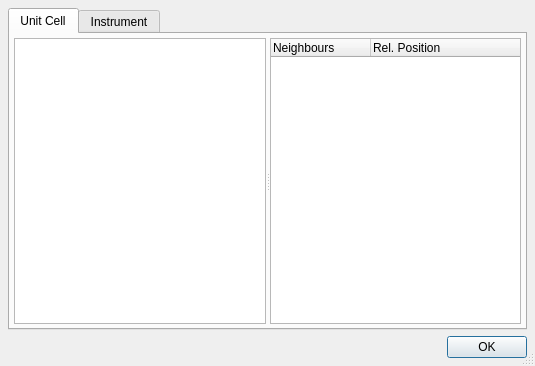
<?xml version="1.0" encoding="UTF-8"?>
<ui version="4.0">
 <class>RealParamDlg</class>
 <widget class="QDialog" name="RealParamDlg">
  <property name="geometry">
   <rect>
    <x>0</x>
    <y>0</y>
    <width>535</width>
    <height>366</height>
   </rect>
  </property>
  <property name="windowTitle">
   <string>Real Space Info</string>
  </property>
  <property name="sizeGripEnabled">
   <bool>true</bool>
  </property>
  <layout class="QGridLayout" name="gridLayout_2">
   <property name="margin">
    <number>8</number>
   </property>
   <item row="0" column="0">
    <widget class="QTabWidget" name="tabWidget">
     <property name="currentIndex">
      <number>0</number>
     </property>
     <widget class="QWidget" name="tab_2">
      <attribute name="title">
       <string>Unit Cell</string>
      </attribute>
      <layout class="QGridLayout" name="gridLayout_5">
       <property name="margin">
        <number>4</number>
       </property>
       <item row="0" column="0">
        <widget class="QSplitter" name="splitter">
         <property name="orientation">
          <enum>Qt::Horizontal</enum>
         </property>
         <property name="handleWidth">
          <number>4</number>
         </property>
         <widget class="QListWidget" name="listAtoms">
          <property name="sizePolicy">
           <sizepolicy hsizetype="Expanding" vsizetype="Expanding">
            <horstretch>1</horstretch>
            <verstretch>0</verstretch>
           </sizepolicy>
          </property>
          <property name="toolTip">
           <string>Unit Cell</string>
          </property>
          <property name="alternatingRowColors">
           <bool>true</bool>
          </property>
         </widget>
         <widget class="QTreeWidget" name="treeNN">
          <property name="sizePolicy">
           <sizepolicy hsizetype="Expanding" vsizetype="Expanding">
            <horstretch>1</horstretch>
            <verstretch>0</verstretch>
           </sizepolicy>
          </property>
          <property name="toolTip">
           <string>Super Cell</string>
          </property>
          <property name="alternatingRowColors">
           <bool>true</bool>
          </property>
          <column>
           <property name="text">
            <string>Neighbours</string>
           </property>
          </column>
          <column>
           <property name="text">
            <string>Rel. Position</string>
           </property>
          </column>
         </widget>
        </widget>
       </item>
      </layout>
     </widget>
     <widget class="QWidget" name="tab">
      <attribute name="title">
       <string>Instrument</string>
      </attribute>
      <layout class="QGridLayout" name="gridLayout">
       <property name="margin">
        <number>4</number>
       </property>
       <item row="0" column="1">
        <widget class="QGroupBox" name="groupBox_4">
         <property name="title">
          <string>Angles</string>
         </property>
         <layout class="QGridLayout" name="gridLayout_3">
          <property name="margin">
           <number>4</number>
          </property>
          <property name="spacing">
           <number>2</number>
          </property>
          <item row="3" column="1">
           <widget class="QLineEdit" name="editThetaS">
            <property name="readOnly">
             <bool>true</bool>
            </property>
           </widget>
          </item>
          <item row="3" column="0">
           <widget class="QLabel" name="label_12">
            <property name="text">
             <string>θ_S (deg):</string>
            </property>
           </widget>
          </item>
          <item row="4" column="0">
           <widget class="QLabel" name="label">
            <property name="text">
             <string>2θ_A (deg):</string>
            </property>
           </widget>
          </item>
          <item row="1" column="1">
           <widget class="QLineEdit" name="editThetaM">
            <property name="readOnly">
             <bool>true</bool>
            </property>
           </widget>
          </item>
          <item row="2" column="0">
           <widget class="QLabel" name="label_11">
            <property name="text">
             <string>2θ_S (deg):</string>
            </property>
           </widget>
          </item>
          <item row="0" column="0">
           <widget class="QLabel" name="label_10">
            <property name="text">
             <string>2θ_M (deg):</string>
            </property>
           </widget>
          </item>
          <item row="1" column="0">
           <widget class="QLabel" name="label_19">
            <property name="text">
             <string>θ_M (deg):</string>
            </property>
           </widget>
          </item>
          <item row="0" column="1">
           <widget class="QLineEdit" name="edit2ThetaM">
            <property name="readOnly">
             <bool>true</bool>
            </property>
           </widget>
          </item>
          <item row="2" column="1">
           <widget class="QLineEdit" name="edit2ThetaS">
            <property name="readOnly">
             <bool>true</bool>
            </property>
           </widget>
          </item>
          <item row="5" column="0">
           <widget class="QLabel" name="label_2">
            <property name="text">
             <string>θ_A (deg):</string>
            </property>
           </widget>
          </item>
          <item row="4" column="1">
           <widget class="QLineEdit" name="edit2ThetaA">
            <property name="readOnly">
             <bool>true</bool>
            </property>
           </widget>
          </item>
          <item row="5" column="1">
           <widget class="QLineEdit" name="editThetaA">
            <property name="readOnly">
             <bool>true</bool>
            </property>
           </widget>
          </item>
         </layout>
        </widget>
       </item>
       <item row="0" column="0">
        <widget class="QGroupBox" name="groupBox_3">
         <property name="title">
          <string>Lengths</string>
         </property>
         <layout class="QGridLayout" name="gridLayout_4">
          <property name="margin">
           <number>4</number>
          </property>
          <property name="spacing">
           <number>2</number>
          </property>
          <item row="2" column="0">
           <widget class="QLabel" name="label_13">
            <property name="sizePolicy">
             <sizepolicy hsizetype="Expanding" vsizetype="Preferred">
              <horstretch>0</horstretch>
              <verstretch>0</verstretch>
             </sizepolicy>
            </property>
            <property name="text">
             <string>Sample → Analyser (cm):</string>
            </property>
           </widget>
          </item>
          <item row="1" column="0" colspan="2">
           <widget class="QLineEdit" name="editLenMonoSample">
            <property name="readOnly">
             <bool>true</bool>
            </property>
           </widget>
          </item>
          <item row="0" column="0" colspan="2">
           <widget class="QLabel" name="label_9">
            <property name="sizePolicy">
             <sizepolicy hsizetype="Expanding" vsizetype="Preferred">
              <horstretch>0</horstretch>
              <verstretch>0</verstretch>
             </sizepolicy>
            </property>
            <property name="text">
             <string>Monochromator → Sample (cm):</string>
            </property>
           </widget>
          </item>
          <item row="3" column="0" colspan="2">
           <widget class="QLineEdit" name="editLenSampleAna">
            <property name="readOnly">
             <bool>true</bool>
            </property>
           </widget>
          </item>
          <item row="5" column="0" colspan="2">
           <widget class="QLineEdit" name="editLenAnaDet">
            <property name="readOnly">
             <bool>true</bool>
            </property>
           </widget>
          </item>
          <item row="4" column="0" colspan="2">
           <widget class="QLabel" name="label_14">
            <property name="sizePolicy">
             <sizepolicy hsizetype="Expanding" vsizetype="Preferred">
              <horstretch>0</horstretch>
              <verstretch>0</verstretch>
             </sizepolicy>
            </property>
            <property name="text">
             <string>Analyser → Detector (cm):</string>
            </property>
           </widget>
          </item>
         </layout>
        </widget>
       </item>
       <item row="1" column="0" colspan="2">
        <spacer name="verticalSpacer">
         <property name="orientation">
          <enum>Qt::Vertical</enum>
         </property>
         <property name="sizeHint" stdset="0">
          <size>
           <width>20</width>
           <height>40</height>
          </size>
         </property>
        </spacer>
       </item>
      </layout>
     </widget>
    </widget>
   </item>
   <item row="1" column="0">
    <widget class="QDialogButtonBox" name="buttonBox">
     <property name="orientation">
      <enum>Qt::Horizontal</enum>
     </property>
     <property name="standardButtons">
      <set>QDialogButtonBox::Ok</set>
     </property>
    </widget>
   </item>
  </layout>
 </widget>
 <tabstops>
  <tabstop>tabWidget</tabstop>
  <tabstop>editLenMonoSample</tabstop>
  <tabstop>editLenSampleAna</tabstop>
  <tabstop>editLenAnaDet</tabstop>
  <tabstop>edit2ThetaM</tabstop>
  <tabstop>editThetaM</tabstop>
  <tabstop>edit2ThetaS</tabstop>
  <tabstop>editThetaS</tabstop>
  <tabstop>edit2ThetaA</tabstop>
  <tabstop>editThetaA</tabstop>
  <tabstop>listAtoms</tabstop>
  <tabstop>treeNN</tabstop>
  <tabstop>buttonBox</tabstop>
 </tabstops>
 <resources/>
 <connections>
  <connection>
   <sender>buttonBox</sender>
   <signal>accepted()</signal>
   <receiver>RealParamDlg</receiver>
   <slot>accept()</slot>
   <hints>
    <hint type="sourcelabel">
     <x>227</x>
     <y>493</y>
    </hint>
    <hint type="destinationlabel">
     <x>157</x>
     <y>274</y>
    </hint>
   </hints>
  </connection>
  <connection>
   <sender>buttonBox</sender>
   <signal>rejected()</signal>
   <receiver>RealParamDlg</receiver>
   <slot>reject()</slot>
   <hints>
    <hint type="sourcelabel">
     <x>295</x>
     <y>499</y>
    </hint>
    <hint type="destinationlabel">
     <x>286</x>
     <y>274</y>
    </hint>
   </hints>
  </connection>
 </connections>
</ui>
